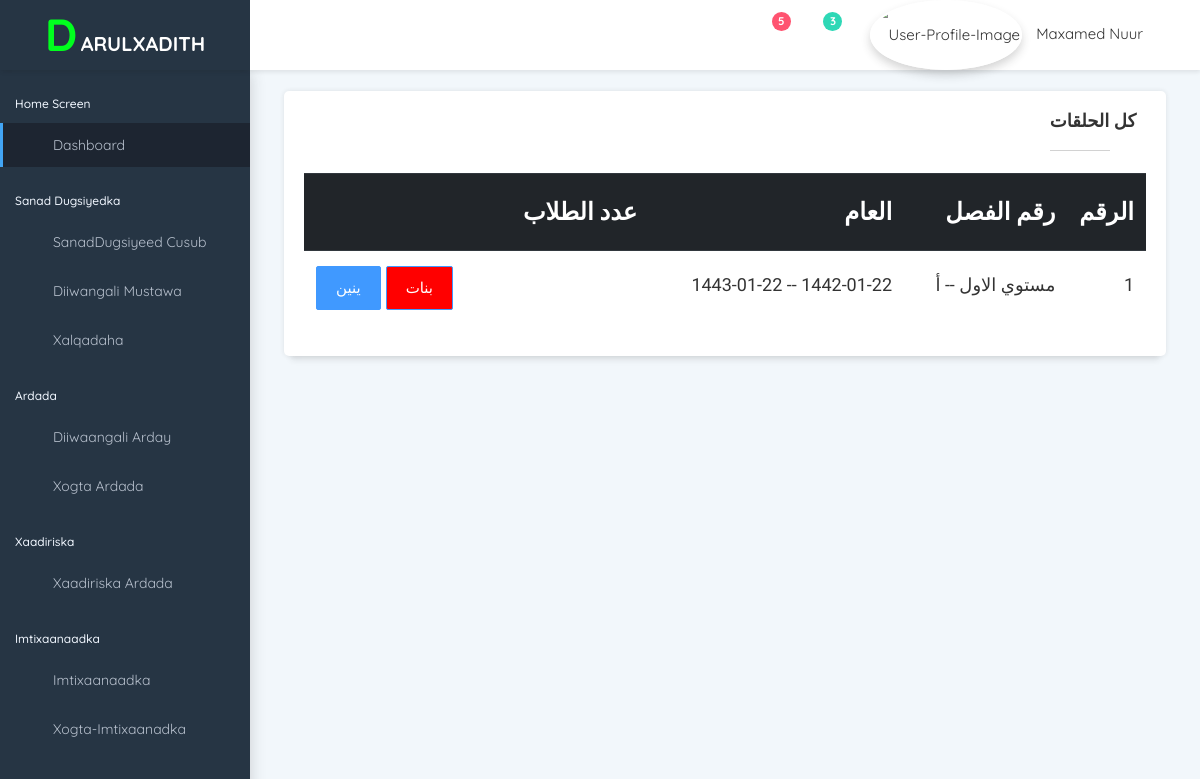
Before: /xaadiriska/ with the older database file.
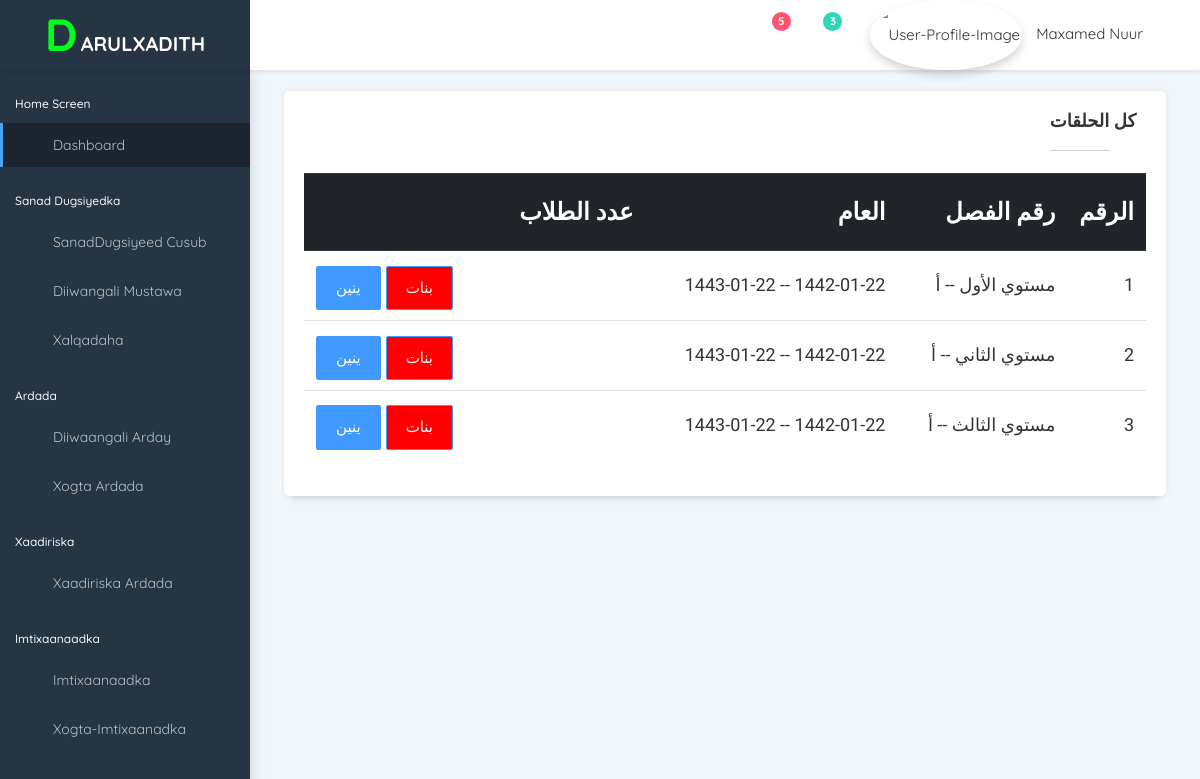
After: the same page with the newer database file.
### darulxadith_system/models.py (models this page shows)
class Xalqada(models.Model):
    mustawaha=models.ForeignKey(Mustawaha,on_delete=models.CASCADE)
    magacaXalqada=models.CharField(max_length=255)
    def __str__(self) -> str:
        return str(self.mustawaha) +" -- "+ self.magacaXalqada

class Mustawaha(models.Model):
    magacaMustawaha=models.CharField(max_length=100)
    sanadDugsiyeedka=models.ForeignKey(SanadDugsiyeedka,on_delete=models.CASCADE)
    maadoyinka=models.CharField(max_length=1000)
    def __str__(self) -> str:
        return self.magacaMustawaha

class SanadDugsiyeedka(models.Model):
    taariikhdaBillowgaHijri = models.CharField(max_length=10)
    taariikhdaDhamaadkaHijri = models.CharField(max_length=10)
    taariikhdaBillowgaMiladi=models.CharField(max_length=10)
    taariikhdaDhamaadkaMIladi=models.CharField(max_length=10)
    def __str__(self):
        return str(self.taariikhdaBillowgaHijri)+" -- "+str(self.taariikhdaDhamaadkaHijri)

### darulxadith_system/views.py (the view)
# urls.py: path('xaadiriska/',views.xaadiriska),
def xaadiriska(request):
    xalqada=Xalqada.objects.all()
    data={
        'xalqadaha':xalqada,
    }
    return render(request,'darulxadith_pr/xaadiriska.html',data)

### templates/darulxadith_pr/xaadiriska.html (shortened to what this page needs)
{% extends 'base.html' %}
{% load jalali_tags %}
{% load static %}
{% block content %}
<link href="{% static "hijriStatic/css/bootstrap-datetimepicker.min.css" %}" rel="stylesheet" />
<div class="pcoded-content" dir="rtl" style="text-align: right; font-family: 'Amiri', serif;">
    <div class="pcoded-inner-content">
        <div class="main-body">
            <div class="page-wrapper">
                <div class="page-body">
                    <div class="row">
                        <div class="col-sm-12">
                            <div class="card">
                                <div class="card-header">
                                    <h5 style="font-family: 'Amiri', serif;font-size: large;">كل الحلقات</h5>
                                </div>
                                <div class="card-block">
                                    <table class="table table-hover">
                                        <thead class="thead-dark">
                                            <th width="10px" >الرقم</th>
                                            <th>رقم الفصل </th>
                                            <th>العام</th>
                                            <th>عدد الطلاب</th>
                                            <th class="text-left" ></th>
                                        </thead>
                                        <tbody>
                                            {% for xalqada in xalqadaha %}
                                            <tr onclick="location.href='/xaadiriska_xalqadaan/{{xalqada.mustawaha}}/{{xalqada.magacaXalqada}}/'">
                                                <td>{{ forloop.counter }}</td>
                                                <td>{{ xalqada }}</td>
                                                <td>{{ xalqada.mustawaha.sanadDugsiyeedka}}</td>
                                                <td></td>
                                                <td class="text-left" ><a href="/attendece_print/{{xalqada.mustawaha}}/{{xalqada.magacaXalqada}}/انثي/"><input class="btn btn-primary" style="background-color:red;margin-left:5px;margin-right:5px;margin-top: -10px;margin-bottom: -10px;" type="button" value="بنات"></a><a href="/attendece_print/{{xalqada.mustawaha}}/{{xalqada.magacaXalqada}}/ذكر/"><input class="btn btn-primary" style="margin-top: -10px;margin-bottom: -10px;" type="button" value="ينين"></a></td>
                                            </tr>
                                            {% endfor %}
                                        </tbody>
                                    </table>
                                </div>
                            </div>
                        </div>
                    </div>
                </div>
            </div>
        </div>
    </div>
</div>
{% endblock %}

Changed rows visible on the page:
changed through a linked row, Xalqada: mustawaha+magacaXalqada "مستوي الاول -- أ" → "مستوي الأول -- أ"
added Xalqada: mustawaha+magacaXalqada "مستوي الثاني -- أ", mustawaha.sanadDugsiyeedka "1442-01-22 -- 1443-01-22"
added Xalqada: mustawaha+magacaXalqada "مستوي الثالث -- أ", mustawaha.sanadDugsiyeedka "1442-01-22 -- 1443-01-22"
